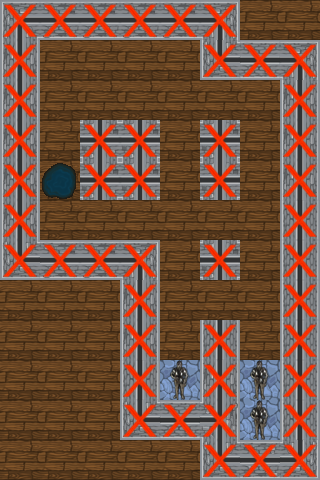

Tiled map render using the project's own tile images. Description and the map definition, with tile-layer contents summarised, below:
An orthogonal 8x12 tile map with 40x40 px tiles, 3 tile layers (MapLayer, Finish Condition, Collision) and 3 objects (rock1, rock2, rock3).

<map version="1.0" orientation="orthogonal" width="8" height="12" tilewidth="40" tileheight="40">
 <tileset firstgid="1" name="newTileAtlas 2" tilewidth="40" tileheight="40" spacing="1">
  <image source="newTileAtlas 2.png" width="1024" height="512" />
 </tileset>
 <layer name="MapLayer" width="8" height="12">
  <data>[96 cells, 96 non-empty, 13 distinct tile ids]</data>
 </layer>
 <layer name="Finish Condition" width="8" height="12">
  <data>[96 cells, 4 non-empty, 2 distinct tile ids]</data>
 </layer>
 <layer name="Collision" width="8" height="12">
  <data>[96 cells, 45 non-empty, 1 distinct tile ids]</data>
 </layer>
 <objectgroup name="Rocks" width="8" height="12">
  <object name="rock1" gid="204" x="160" y="120" />
  <object name="rock2" gid="204" x="80" y="120" />
  <object name="rock3" gid="204" x="80" y="239" />
 </objectgroup>
</map>